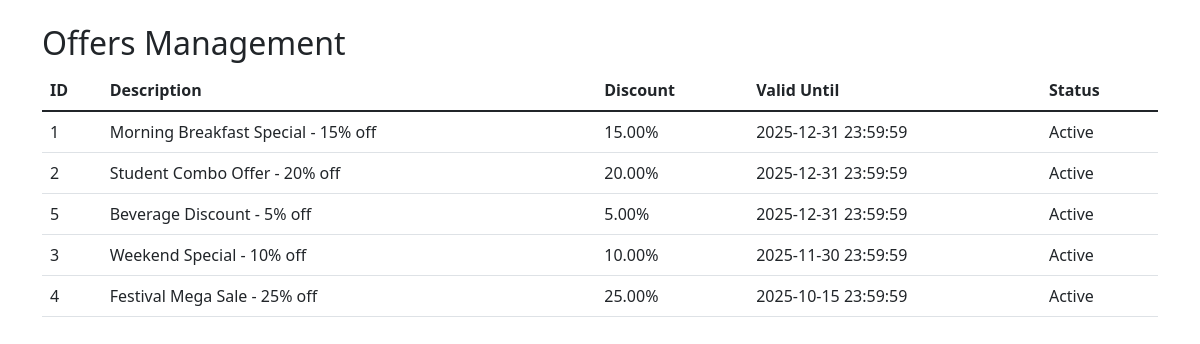
The app's page /UI/admin/offers.php (signed in) with its own data.
### tables this page shows
CREATE TABLE OFFER (
    Offer_ID INT PRIMARY KEY AUTO_INCREMENT,
    Valid_Time DATETIME NOT NULL,
    Discount DECIMAL(5, 2),
    Description TEXT,
    Is_Active BOOLEAN DEFAULT TRUE
);

### UI/admin/offers.php (the view, shortened to what this page needs)
<?php
$conn = getDBConnection();
$offers = $conn->query("SELECT * FROM OFFER ORDER BY Valid_Time DESC");
?>
<!DOCTYPE html>
<html>
<head>
    <link href="https://cdn.jsdelivr.net/npm/bootstrap@5.1.3/dist/css/bootstrap.min.css" rel="stylesheet">
</head>
<body>
    <div class="container mt-4">
        <h2>Offers Management</h2>
        <table class="table">
            <thead><tr><th>ID</th><th>Description</th><th>Discount</th><th>Valid Until</th><th>Status</th></tr></thead>
            <tbody>
                <?php while($o = $offers->fetch_assoc()): ?>
                <tr>
                    <td><?php echo $o['Offer_ID']; ?></td>
                    <td><?php echo $o['Description']; ?></td>
                    <td><?php echo $o['Discount']; ?>%</td>
                    <td><?php echo $o['Valid_Time']; ?></td>
                    <td><?php echo $o['Is_Active'] ? 'Active' : 'Inactive'; ?></td>
                </tr>
                <?php endwhile; ?>
            </tbody>
        </table>
    </div>
</body>
</html>

### records on screen
offer: Offer_ID "1", Description "Morning Breakfast Special - 15% off", Discount "15.00", Valid_Time "2025-12-31 23:59:59", Is_Active "Active"
offer: Offer_ID "2", Description "Student Combo Offer - 20% off", Discount "20.00", Valid_Time "2025-12-31 23:59:59", Is_Active "Active"
offer: Offer_ID "5", Description "Beverage Discount - 5% off", Discount "5.00", Valid_Time "2025-12-31 23:59:59", Is_Active "Active"
offer: Offer_ID "3", Description "Weekend Special - 10% off", Discount "10.00", Valid_Time "2025-11-30 23:59:59", Is_Active "Active"
offer: Offer_ID "4", Description "Festival Mega Sale - 25% off", Discount "25.00", Valid_Time "2025-10-15 23:59:59", Is_Active "Active"
